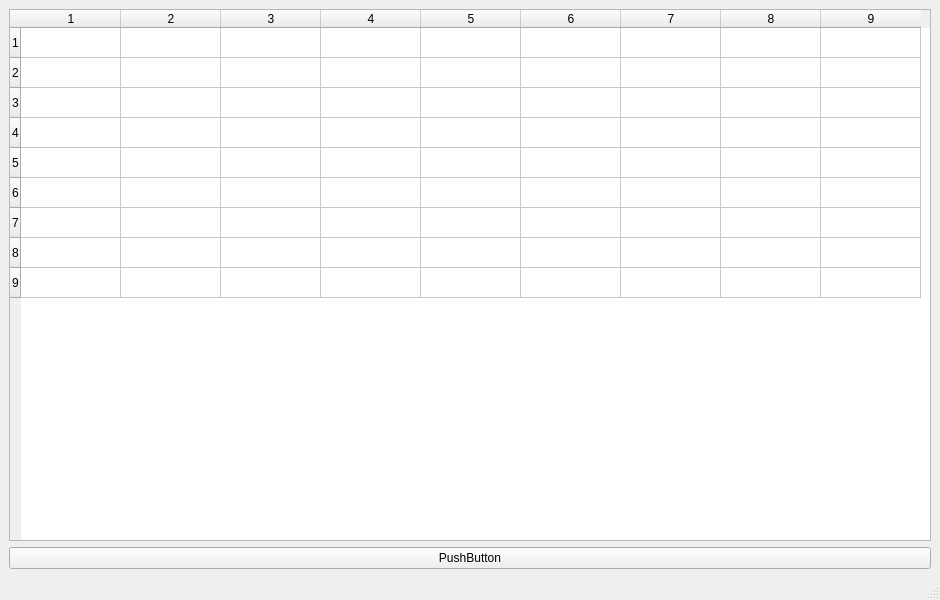
<?xml version="1.0" encoding="UTF-8"?>
<ui version="4.0">
 <class>MainWindow</class>
 <widget class="QMainWindow" name="MainWindow">
  <property name="geometry">
   <rect>
    <x>0</x>
    <y>0</y>
    <width>940</width>
    <height>600</height>
   </rect>
  </property>
  <property name="windowTitle">
   <string>MainWindow</string>
  </property>
  <widget class="QWidget" name="centralwidget">
   <layout class="QGridLayout" name="gridLayout">
    <item row="0" column="0">
     <widget class="QTableWidget" name="tableWidget">
      <property name="rowCount">
       <number>9</number>
      </property>
      <property name="columnCount">
       <number>9</number>
      </property>
      <row/>
      <row/>
      <row/>
      <row/>
      <row/>
      <row/>
      <row/>
      <row/>
      <row/>
      <column/>
      <column/>
      <column/>
      <column/>
      <column/>
      <column/>
      <column/>
      <column/>
      <column/>
     </widget>
    </item>
    <item row="1" column="0">
     <widget class="QPushButton" name="pushButton">
      <property name="text">
       <string>PushButton</string>
      </property>
     </widget>
    </item>
   </layout>
  </widget>
  <widget class="QMenuBar" name="menubar">
   <property name="geometry">
    <rect>
     <x>0</x>
     <y>0</y>
     <width>940</width>
     <height>21</height>
    </rect>
   </property>
  </widget>
  <widget class="QStatusBar" name="statusbar"/>
 </widget>
 <resources/>
 <connections/>
</ui>
